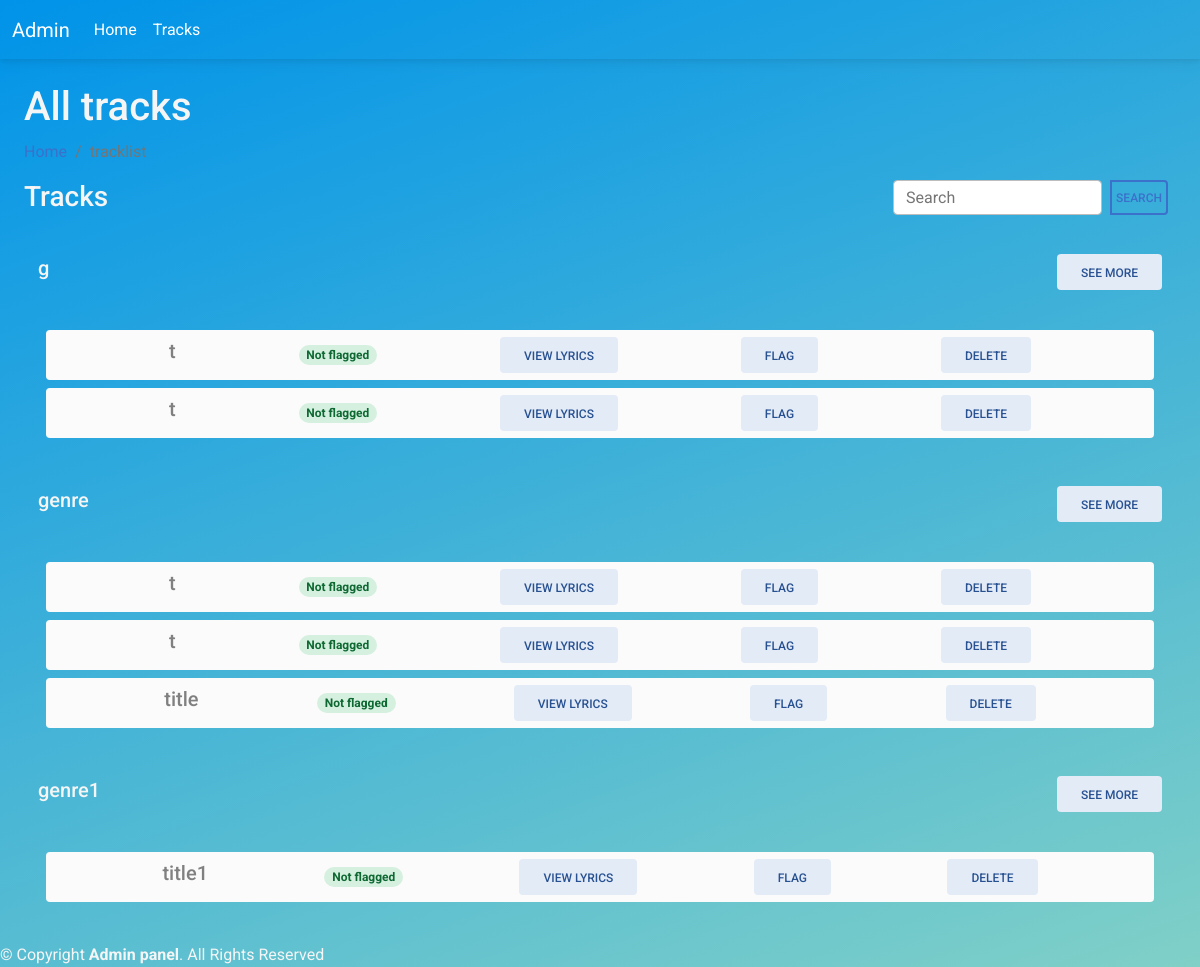
The page /tracklist on the database its author committed.
### tables this page shows
CREATE TABLE uploadsong(
    uploadsong_id INTEGER PRIMARY KEY AUTOINCREMENT,
    title TEXT,
    artist TEXT,
    genre TEXT,
    duration INT,
    date TEXT,
    filename TEXT,
    lyrics TEXT,
    isFlagged INT,
    creator_id INTEGER,
    album_id INTEGER,
    FOREIGN KEY (creator_id) REFERENCES creator(creator_id),
    FOREIGN KEY (album_id) REFERENCES album(album_id)
);

### app.py (the view)
@app.route("/tracklist", methods=["GET", "POST"])
def tracklist():
    if request.method == "GET":
        cursor.execute("SELECT DISTINCT genre FROM uploadsong")
        genres = cursor.fetchall()
        genres = [genre[0] for genre in genres]
        print(genres)
        genre_songs = {}
        for genre in genres:
            cursor.execute("SELECT * FROM uploadsong WHERE genre = ?", (genre,))
            songs = cursor.fetchall()
            songs = [song for song in songs]
            print(songs)
            print("\n")
            genre_songs[genre] = songs
        print(genre_songs)
        return render_template("adminflag.html", genresnsongs=genre_songs)
    return render_template("adminflag.html")

### templates/adminflag.html (shortened to what this page needs)
<!DOCTYPE html>
<html lang="en">
<head>
  <link href="https://cdnjs.cloudflare.com/ajax/libs/font-awesome/6.0.0/css/all.min.css" rel="stylesheet" />
  <link href="https://cdnjs.cloudflare.com/ajax/libs/mdb-ui-kit/6.4.2/mdb.min.css" rel="stylesheet" />
  <link rel="stylesheet" href="{{ url_for('static', filename='global.css') }}" />
</head>
<body style="
      background-color: #0093e9;
      background-image: linear-gradient(160deg, #0093e9 0%, #80d0c7 100%);
    ">
  <nav class="navbar navbar-expand-lg navbar-dark" style="background-color: transparent">
    <div class="container-fluid">
      <a class="navbar-brand" href="/admin">Admin </a>
      <div class="collapse navbar-collapse" id="navbarTogglerDemo02">
        <ul class="navbar-nav me-auto mb-2 mb-lg-0">
          <li class="nav-item">
            <a class="nav-link active" aria-current="page" href="/admin">Home</a>
          </li>
          <li class="nav-item">
            <a class="nav-link active" href="/tracklist">Tracks</a>
          </li>
        </ul>
      </div>
    </div>
  </nav>
  <main class="min-vh-100 w-100 p-4">
    <div class="pagetitle">
      <h1>All tracks</h1>
      <nav>
        <ol class="breadcrumb">
          <li class="breadcrumb-item"><a href="/admin">Home</a></li>
          <li class="breadcrumb-item active">tracklist</li>
        </ol>
      </nav>
    </div>
    <div class="w-100 d-flex flex-row justify-content-between">
      <h3>Tracks</h3>
      <div class="w-20">
        <div class="input-group">
          <form action="/adminsearch" method="post" class="input-group">
            <input type="search" class="form-control rounded w-20" placeholder="Search" aria-label="Search"
              name="adminsearch" aria-describedby="search-addon" />
            <button type="submit" class="mx-2 p-1 btn btn-outline-primary">
              search
            </button>
          </form>
        </div>
      </div>
    </div>
    {% for genre, songs in genresnsongs.items() %}
    <div class="container vh-40 vw-100 p-2 mt-4 d-flex flex-column justify-content-evenly align-items-center">
      <div class="w-100 d-flex flex-row justify-content-between align-items-center">
        <h5>{{ genre }}</h5>
        <a type="button" class="btn btn-secondary" href="#">see more</a>
      </div>
      <div class="d-flex flex-column align-items-center w-100 mt-4 p-2 overflow-auto" style="max-height: 40vh">
        {% for song in songs %}
        <div class="w-100 mt-2 py-2 bg-light rounded d-flex align-items-center justify-content-evenly"
          style="color: grey; height: 50px">
          <h5>{{song[1]}}</h5>
          {% if song[8] == 0 %}
          <span class="badge rounded-pill badge-success">Not flagged</span>
          {% else %}
          <span class="badge rounded-pill badge-danger">Flagged</span>
          {% endif %}
          <a type="button" class="btn btn-secondary" href="/play/{{song[0]}}">view lyrics</a>
          {% if song[8] == 0 %}
          <a type="button" class="btn btn-secondary" href="/flagunflag/{{song[0]}}">flag</a>
          {% else %}
          <a type="button" class="btn btn-secondary" href="/flagunflag/{{song[0]}}">unflag</a>
          {% endif %}
          <a type="button" class="btn btn-secondary" href="/delete/{{song[0]}}">delete</a>
        </div>
        {% endfor %}
      </div>
    </div>
    {% endfor %}
  </main>
  <footer id="footer" class="footer">
    <div class="copyright">
      &copy; Copyright <strong><span>Admin panel</span></strong>. All Rights Reserved
    </div>
  </footer>
</body>
</html>

### static/global.css (style rules this page uses)
body { background: #000000; background: -webkit-linear-gradient( to right, #434343, #000000 ); background: linear-gradient( to right, #434343, #000000 ); overflow-x: hidden; color: whitesmoke; }

### rows shown on the page
uploadsong: title "t", isFlagged "Not flagged"
uploadsong: title "t", isFlagged "Not flagged"
uploadsong: title "t", isFlagged "Not flagged"
uploadsong: title "t", isFlagged "Not flagged"
uploadsong: title "title", isFlagged "Not flagged"
uploadsong: title "title1", isFlagged "Not flagged"

### other values the page prints
{{ genre }} "g" "genre" "genre1"
